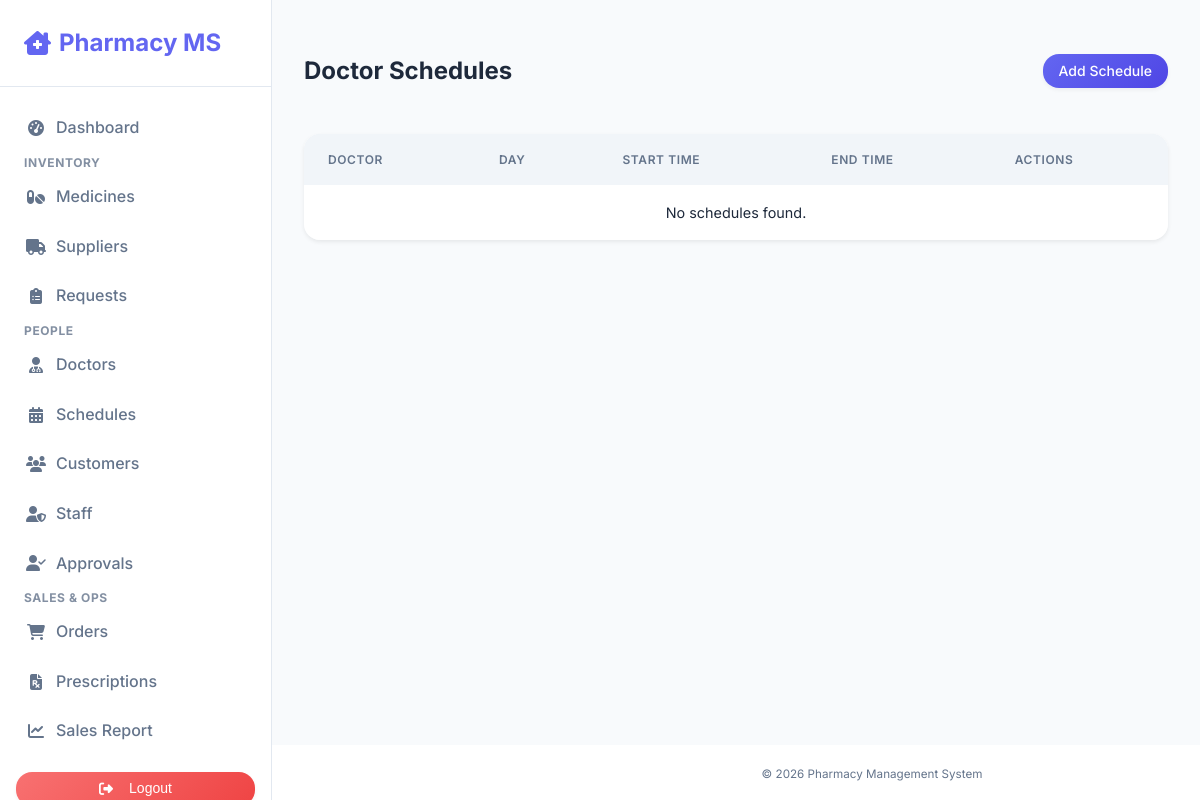
Before: /doctors/schedules/ (signed in) with the older database file.
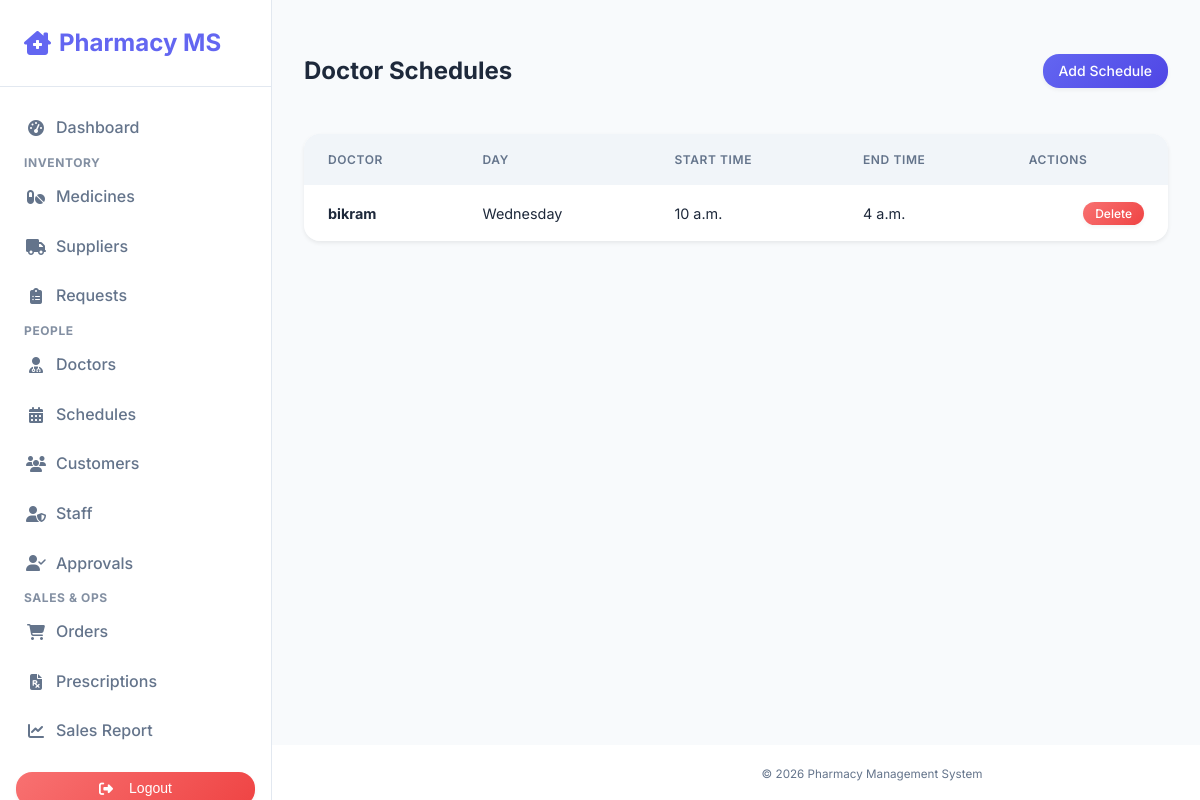
After: the same page with the newer database file.
### pharmacy/models.py (models this page shows, shortened)
class DoctorSchedule(models.Model):
    doctor = models.ForeignKey(Doctor, on_delete=models.CASCADE)
    day_of_week = models.CharField(max_length=10, choices=[
        ('Monday', 'Monday'),
        ('Tuesday', 'Tuesday'),
        ('Wednesday', 'Wednesday'),
        ('Thursday', 'Thursday'),
        ('Friday', 'Friday'),
        ('Saturday', 'Saturday'),
        ('Sunday', 'Sunday'),
    ])
    start_time = models.TimeField()
    end_time = models.TimeField()

class Doctor(models.Model):
    user = models.OneToOneField(User, on_delete=models.CASCADE, null=True, blank=True)
    name = models.CharField(max_length=100)
    specialization = models.CharField(max_length=100)
    phone = models.CharField(max_length=20, blank=True)
    email = models.EmailField(blank=True)

### pharmacy/views.py (the view)
# urls.py: path('doctors/schedules/', views.doctor_schedule_list, name='doctor_schedule_list'),
@login_required
def doctor_schedule_list(request):
    if not request.user.is_staff:
        return redirect('dashboard')
    schedules = DoctorSchedule.objects.all().order_by('doctor', 'day_of_week')
    return render(request, 'pharmacy/doctor_schedule_list.html', {'schedules': schedules})

### pharmacy/templates/pharmacy/doctor_schedule_list.html
{% extends 'pharmacy/base.html' %}
{% block content %}
<div class="d-flex justify-content-between align-items-center mb-4">
    <h2>Doctor Schedules</h2>
    <a href="{% url 'doctor_schedule_create' %}" class="btn btn-primary">Add Schedule</a>
</div>
<div class="card border-0 shadow-sm">
    <div class="card-body p-0">
        <div class="table-responsive">
            <table class="table table-hover align-middle mb-0">
                <thead class="bg-light">
                    <tr>
                        <th class="ps-4 border-0">Doctor</th>
                        <th class="border-0">Day</th>
                        <th class="border-0">Start Time</th>
                        <th class="border-0">End Time</th>
                        <th class="pe-4 border-0 text-end">Actions</th>
                    </tr>
                </thead>
                <tbody>
                    {% for schedule in schedules %}
                    <tr>
                        <td class="ps-4 fw-bold">{{ schedule.doctor.name }}</td>
                        <td>{{ schedule.day_of_week }}</td>
                        <td>{{ schedule.start_time }}</td>
                        <td>{{ schedule.end_time }}</td>
                        <td class="pe-4 text-end">
                            <a href="{% url 'doctor_schedule_delete' schedule.pk %}" class="btn btn-sm btn-danger">Delete</a>
                        </td>
                    </tr>
                    {% empty %}
                    <tr>
                        <td colspan="5" class="text-center py-5 text-muted">No schedules found.</td>
                    </tr>
                    {% endfor %}
                </tbody>
            </table>
        </div>
    </div>
</div>
{% endblock %}

### pharmacy/templates/pharmacy/base.html (shortened to what this page needs)
{% load static %}
<!DOCTYPE html>
<html lang="en">
<head>
    <link rel="stylesheet" href="{% static 'pharmacy/style.css' %}">
    <link rel="stylesheet" href="https://cdnjs.cloudflare.com/ajax/libs/font-awesome/6.4.0/css/all.min.css">
</head>
<body>
    <div class="d-flex" id="wrapper">
        {% if user.is_authenticated %}
        <div class="bg-white border-end" id="sidebar-wrapper">
            <a href="{% url 'dashboard' %}" class="sidebar-heading"><i class="fas fa-clinic-medical"></i> Pharmacy MS</a>
            <div class="list-group list-group-flush">
                <a class="list-group-item list-group-item-action" href="{% url 'dashboard' %}"><i class="fas fa-tachometer-alt me-2"></i> Dashboard</a>
                {% if user.is_staff %}
                <div class="sidebar-subheading text-uppercase fw-bold px-4 mt-3 mb-2">Inventory</div>
                <a class="list-group-item list-group-item-action" href="{% url 'medicine_list' %}"><i class="fas fa-pills me-2"></i> Medicines</a>
                <a class="list-group-item list-group-item-action" href="{% url 'supplier_list' %}"><i class="fas fa-truck me-2"></i> Suppliers</a>
                <a class="list-group-item list-group-item-action" href="{% url 'supplier_request_list' %}"><i class="fas fa-clipboard-list me-2"></i> Requests</a>
                <div class="sidebar-subheading text-uppercase fw-bold px-4 mt-3 mb-2">People</div>
                <a class="list-group-item list-group-item-action" href="{% url 'doctor_list' %}"><i class="fas fa-user-md me-2"></i> Doctors</a>
                <a class="list-group-item list-group-item-action" href="{% url 'doctor_schedule_list' %}"><i class="fas fa-calendar-alt me-2"></i> Schedules</a>
                <a class="list-group-item list-group-item-action" href="{% url 'customer_list' %}"><i class="fas fa-users me-2"></i> Customers</a>
                <a class="list-group-item list-group-item-action" href="{% url 'staff_list' %}"><i class="fas fa-user-shield me-2"></i> Staff</a>
                <a class="list-group-item list-group-item-action" href="{% url 'pending_users_list' %}"><i class="fas fa-user-check me-2"></i> Approvals</a>
                <div class="sidebar-subheading text-uppercase fw-bold px-4 mt-3 mb-2">Sales & Ops</div>
                <a class="list-group-item list-group-item-action" href="{% url 'order_list' %}"><i class="fas fa-shopping-cart me-2"></i> Orders</a>
                <a class="list-group-item list-group-item-action" href="{% url 'prescription_list' %}"><i class="fas fa-file-prescription me-2"></i> Prescriptions</a>
                <a class="list-group-item list-group-item-action" href="{% url 'sales_report' %}"><i class="fas fa-chart-line me-2"></i> Sales Report</a>
                {% endif %}
                <div class="mt-auto p-3">
                    <form action="{% url 'logout' %}" method="post">
                        <button class="btn btn-danger w-100" type="submit"><i class="fas fa-sign-out-alt me-2"></i> Logout</button>
                    </form>
                </div>
            </div>
        </div>
        {% endif %}
        <div id="page-content-wrapper" {% if not user.is_authenticated %}style="margin-left: 0;"{% endif %}>
            <div class="container-fluid main-content">
        {% block content %}{% endblock %}
    </div>
    <footer class="text-center">
        <div class="container">
            <small>&copy; {% now "Y" %} Pharmacy Management System</small>
        </div>
    </footer>
</body>
</html>

Changed rows visible on the page:
added DoctorSchedule: doctor.name "bikram", day_of_week "Wednesday", start_time "10 a.m.", end_time "4 a.m."
Other visible differences:
text no longer shown: "No schedules found."
